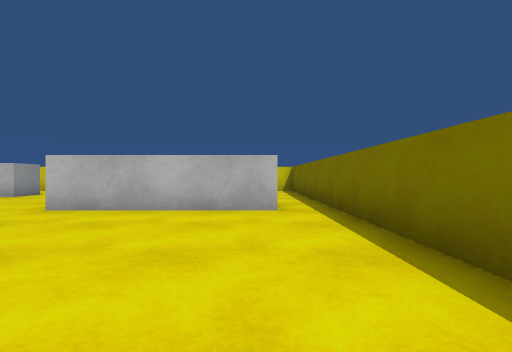
[1] (above)

15 first-person views from a walk through a 3-D level made in the Unity game engine. The camera is 0.62 m above the floor, looks level and sees 85° across. The floor is counted in squares, 1 m on a side. Each view is taken from the middle of a square. On the plan, view 1 faces up. The plan holds only what a view shows up to about 9 squares ahead; the rest is blank. The player is left out. Surface patterns are stand-ins for the level's own textures.

[2]
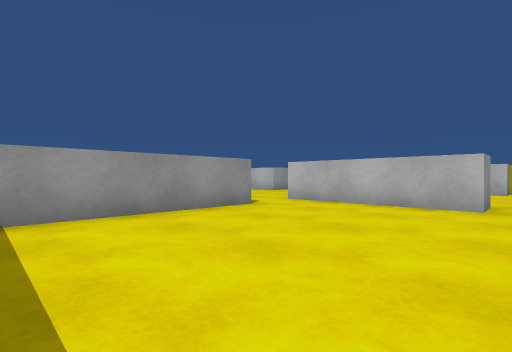

[3]
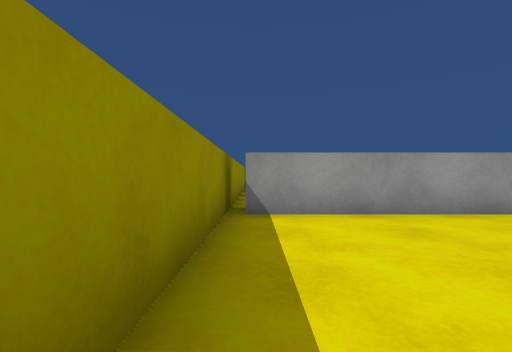

[4]
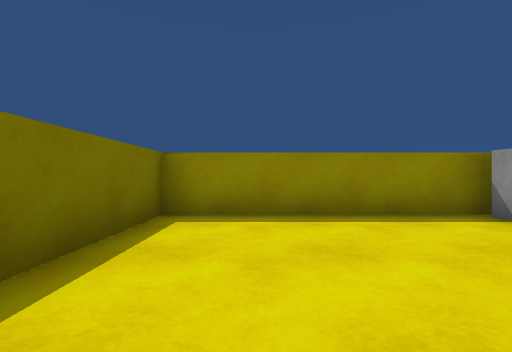

[5]
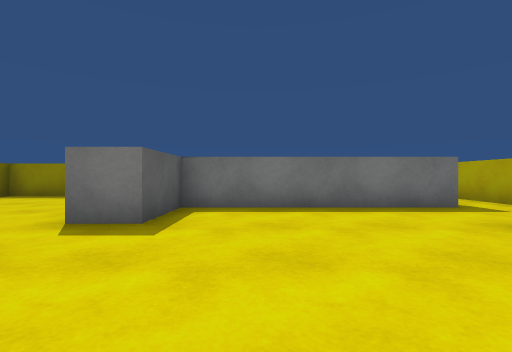

[6]
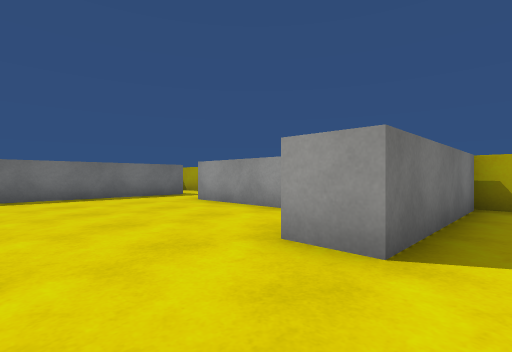

[7]
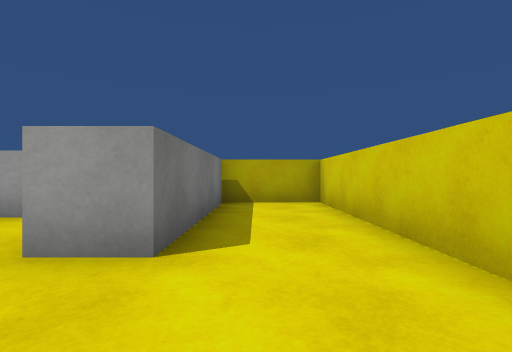

[8]
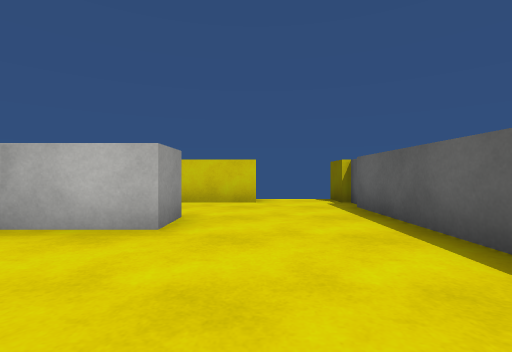

[9]
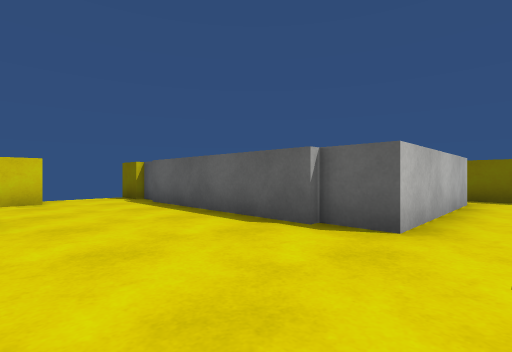

[10]
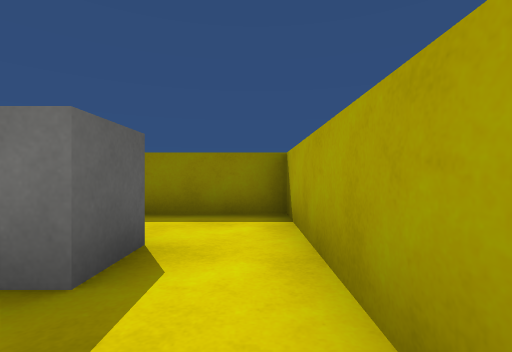

[11]
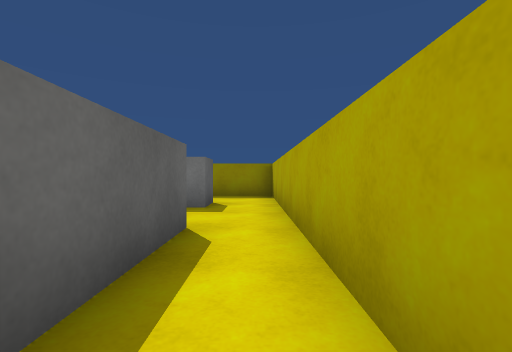

[12]
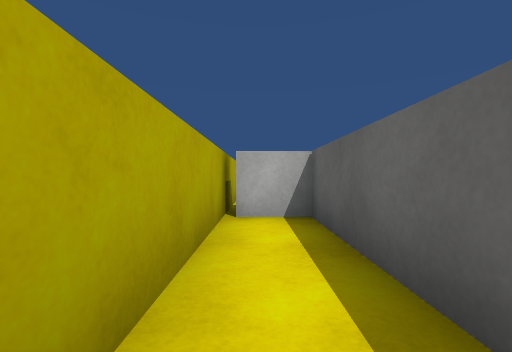

[13]
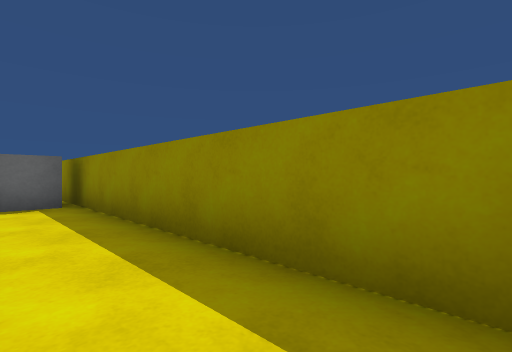

[14]
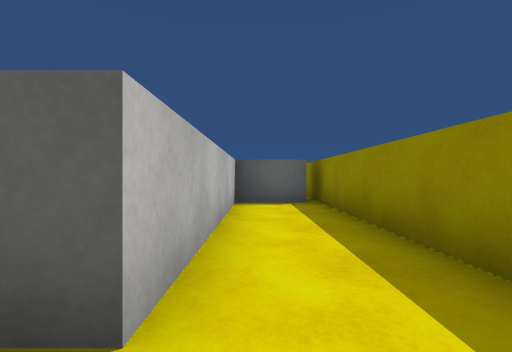

[15]
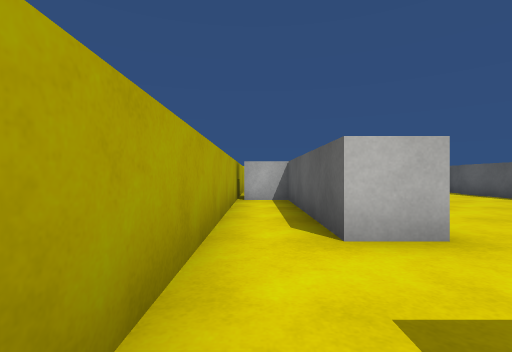

### Floor plan
Ten units are one square. View 1 is at (0, 0); x grows to the right and y downward. Boxes are objects, and circles mark ways between rooms. Rooms are numbered by the first view taken in them; rooms with no view inside come last. Other rooms are left out.
<svg viewBox="-120 -130 140 150">
<path fill="none" stroke="#000" d="M-35 -34 -35 12M4 -50 -38 -50M-40 15 15 15 15 -45M-92 -66 -92 -36M-40 -60 -40 -106M-38 -50 -38 -61M-59 -115 -115 -115 -115 -85M-114 -92 -71 -92 -71 -82 -90 -82M-38 -110 -38 -115M-40 -114 -40 -125M-100 -15 -45 -15 -45 -34 -35 -34M-92 -36 -102 -36 -102 -82 -114 -82M-100 -5 -100 -15M-115 -85 -115 -5M-115 -5 -115 15 -40 15M-45 12 -45 -5 -100 -5"/>
<circle cx="-40" cy="-40" r="3" fill="#2a7"/>
<circle cx="-90" cy="-25" r="3" fill="#2a7"/>
<circle cx="-105" cy="-10" r="3" fill="#2a7"/>
<text x="-10" y="-20">1</text>
<text x="-70" y="-70">2</text>
<text x="-110" y="-30">3</text>
<text x="-80" y="0">4</text>
</svg>
Room 1 opens to room 2. Room 2 opens to room 3. Room 3 opens to room 4.

Where each view was taken, in squares from view 1:
view 1: 0 up, 0 right, facing up
view 2: 1 down, 1 right, facing up-left
view 3: 1 down, 1 right, facing left
view 4: 3 up, 0 right, facing down
view 5: 7 up, 6 left, facing down
view 6: 10 up, 5 left, facing down-left
view 7: 10 up, 5 left, facing left
view 8: 5 up, 6 left, facing up
view 9: 4 up, 7 left, facing up-right
view 10: 3 up, 11 left, facing down
view 11: 7 up, 11 left, facing down
view 12: 4 up, 11 left, facing up
view 13: 0 up, 11 left, facing down-right
view 14: 0 up, 11 left, facing right
view 15: 1 up, 11 left, facing up
